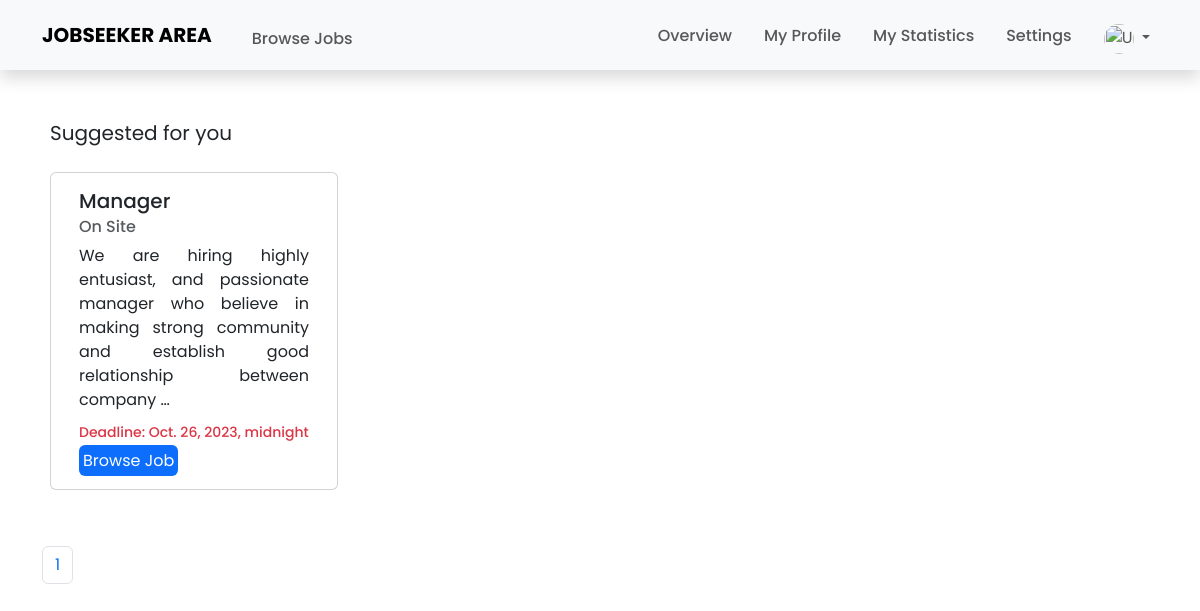
Page /jobseeker/ (signed in) on the earlier database version.
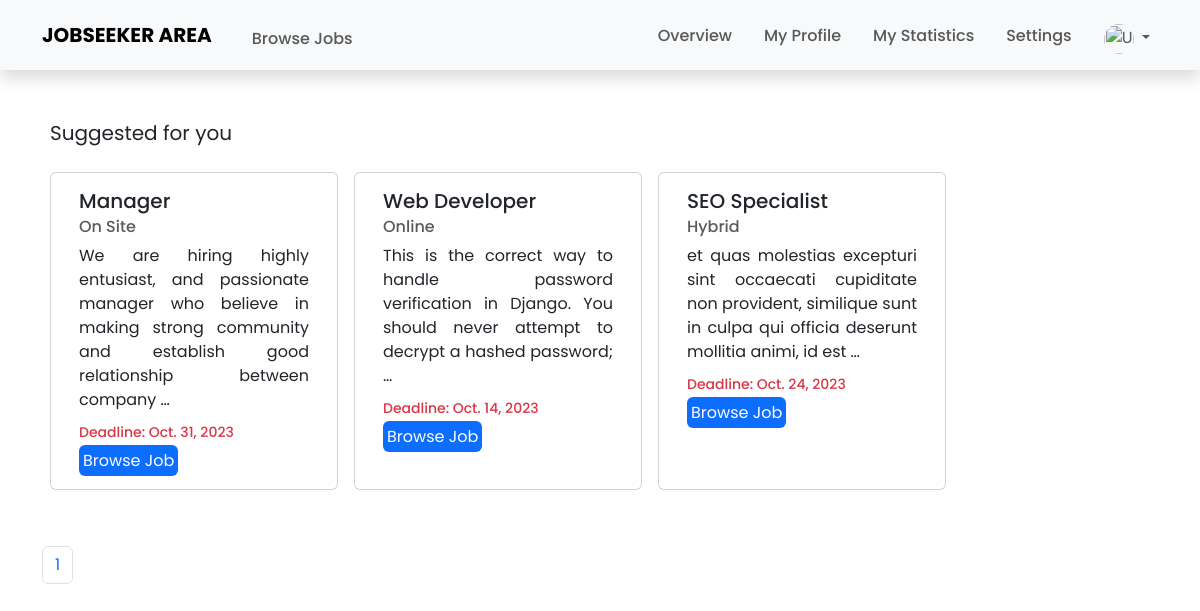
Same page on the later database version.
### employer/models.py (models this page shows, shortened)
class Job(models.Model):
    employer = models.ForeignKey(Employer,on_delete=models.CASCADE,related_name='job')
    job_id = models.AutoField(primary_key=True)
    job_type = models.CharField(max_length=50,choices=JOB_TYPE,blank=False,null=False ,verbose_name='Job type')
    job_position = models.CharField(verbose_name="Position",max_length=100,null=False,blank=False)
    job_requirement = models.CharField(verbose_name="Requirements",max_length=100,null=False,blank=False)
    job_description = models.TextField(verbose_name="Description",null=False,blank=False)
    salary = models.TextField(max_length=30,blank=True,null=True)
    location_type = models.TextField(choices=LOCATION_TYPE,blank=False)
    deadline = models.DateField(blank=False,null=False,default=default_deadline)

### jobseeker/views.py (the view)
# urls.py: path('',jobseeker_dashboard,name="jobseeker-dashboard"),
def jobseeker_dashboard(request):
    email = request.session.get('jobseeker_email',None)
    if email:
        job = Job.objects.order_by('job_id')
        paginator = Paginator(job,6)
        page_number = request.GET.get('page')
        pages = paginator.get_page(page_number)
        total_pages = paginator.num_pages #Returns total number of pages.
        return render(request,'jobseeker-dashboard/dashboard.html',{'job':job,'pages':pages,'lastpage':total_pages,'pagelist':[n+1 for n in range(total_pages)]})
    else:
        messages.error(request,"Session Expired. Please login here.")
        return redirect('login')

### templates/jobseeker-dashboard/dashboard.html (shortened to what this page needs)
{% include '../base/header.html' %}
    {% block style %}
        {% load static %}
        <link rel="stylesheet" href="{%static 'css/jobseeker.css'%}">
    {% endblock style %}
    {% block navbar %}
        {% include './components/navbar.html' %}
    {% endblock navbar %}
    {%block content%}
    <div class="container">
        <div class="mt-5">
            <span class="fs-5 mx-2">Suggested for you</span>
        </div>
        <div class="container mt-4">
            <div class="row">
                <div class="col-md-12">
                    <div class="row row-cols-3">
                        {% for item in pages %}
                        <div class="card mb-2 mx-2" style="width: 18rem;">
                            <div class="card-body" style="text-align:justify;text-justify:inter-word;">
                                <h5 class="card-title">{{item.job_position}}</h5>
                                <h6 class="card-subtitle mb-2 text-body-secondary">{{item.location_type}}</h6>
                                <p class="card-text justified">{{item.job_description |truncatewords:20}}<p>
                                <h6 class="card-subtitle mb-2 small text-danger">Deadline: {{item.deadline}}</h6>
                                    <a href="browsejob/{{item.job_id}}" class="card-link bg-primary text-white p-1 rounded">Browse Job</a>
                                </div>
                            </div>
                            {%empty%}
                            <h1 class="fs-5"> No data found.</h5>
                            {% endfor %}
                         </div>
                    </div>
                </div>
        </div>
    </div>
    <div class="container mt-5">
        <nav aria-label="Page navigation">
            <ul class="pagination">
                {%for n in pagelist%}
                    <li class="page-item"><a class="page-link" href="/jobseeker/?page={{n}}">{{n}}</a></li>
                {%endfor%}
            </ul>
          </nav>
    </div>
    {%endblock content%}

Differences in the rows shown:
changed Job "Manager": deadline "Oct. 26, 2023, midnight" → "Oct. 31, 2023"
added Job: job_position "Web Developer", location_type "Online", job_description "This is the correct way to handle password verification in Django. You should never attempt to decrypt a hashed password; …", deadline "Oct. 14, 2023"
added Job: job_position "SEO Specialist", location_type "Hybrid", job_description "et quas molestias excepturi sint occaecati cupiditate non provident, similique sunt in culpa qui officia deserunt mollitia animi, id est …", deadline "Oct. 24, 2023"
